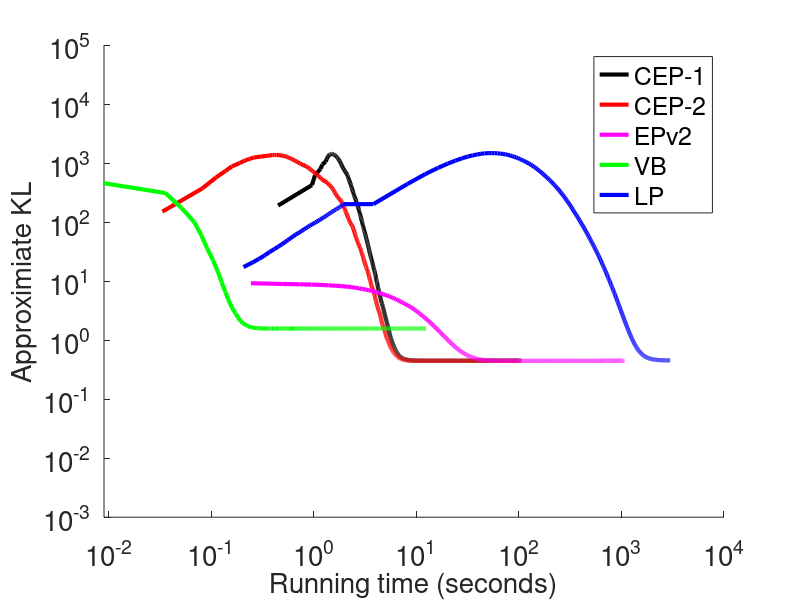

Recreate this plot in MATLAB.
clear all;
close all;

load('simulation1.mat');
load('lp-sim1.mat');
load('lp-sim1-first.mat');
figure;
hold on;

% CEP
plot(cep.time, cep.kl, 'k', 'LineWidth',3);

% CEP2
plot(cep2.time, cep2.kl, 'r', 'LineWidth',3);

% EP
% plot(ep.time, ep.kl, 'b', 'LineWidth',3);

% EPv2
plot(epv2.time, epv2.kl, 'm', 'LineWidth',3);

% EP non-factorized

% plot(epnf.time, epnf.kl, 'y', 'LineWidth',3);

% VB
plot(vb.time, vb.kl,'g', 'LineWidth',3);

% VBnf
% plot(vbnf.time, vbnf.kl,'c', 'LineWidth',3);

% LP

plot([lpft.time, lp.time], [lpft.kl, lp.kl], 'b', 'LineWidth',3);

set(gca, 'YScale', 'log');
set(gca, 'XScale', 'log');
set(gca, 'FontSize', 20);
ylim([0.001, 10^5]);
xlim([9*10^-3,10000]);
legend('CEP-1', 'CEP-2', 'EPv2', 'VB', 'LP'); 
xlabel('Running time (seconds)', 'FontSize', 20);
ylabel('Approximiate KL', 'FontSize', 20);
hold off;